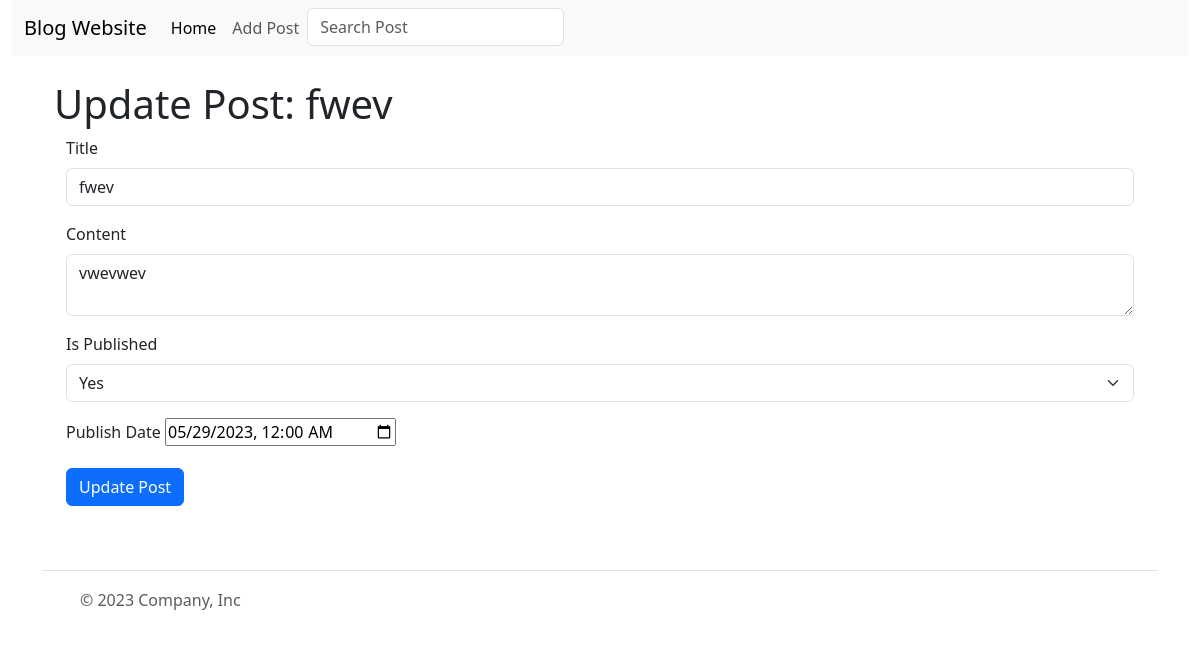
/posts/update/1/, run on an earlier commit of the app's database.
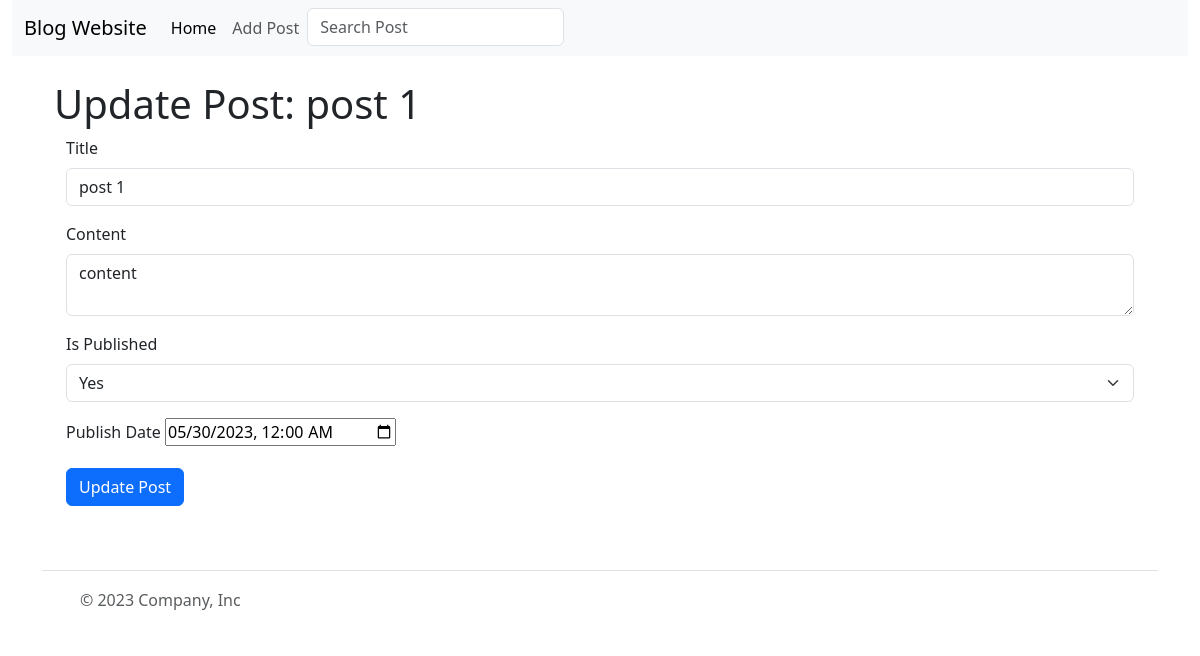
And on a later commit of the database.
### main_app/models.py (models this page shows)
class Post(models.Model):
    title = models.CharField(max_length=100)
    content = models.TextField()
    is_published = models.BooleanField()
    publish_date = models.DateTimeField()

### main_app/views.py (the view, shortened to what this page needs)
# urls.py: path("posts/update/<post_id>/", views.update_post, name="update_post"),
def update_post(request:HttpRequest, post_id):
    post = Post.objects.get(id=post_id)
    iso_date = post.publish_date.isoformat().replace("T", " ").split("+")[0]
    print(iso_date)
    """ - Title : char field
    - Content : text field
    - is_published : boolean field
    - publish_date : datetime field """
    return render(request, 'main_app/update_post.html', {"post" : post, "iso_date" : iso_date})

### main_app/templates/main_app/update_post.html (shortened to what this page needs)
{% extends 'main_app/base.html' %}
{% block content%}
<h1>Update Post: {{post.title}}</h1>
<div class="container">
    <form action="{% url 'main_app:update_post' post.id %}" method="POST">
        <div class="mb-3">
            <label for="exampleFormControlInput1" class="form-label">Title</label>
            <input type="text" class="form-control" id="exampleFormControlInput1" placeholder="fill in title" name="title" value="{{post.title}}">
        </div>
        <div class="mb-3">
            <label for="exampleFormControlInput1" class="form-label">Content</label>
            <textarea class="form-control" id="exampleFormControlInput1" placeholder="fill in content" name="content">{{post.content}}</textarea>
        </div>
        <div class="mb-3">
            <label for="exampleFormControlInput1" class="form-label">Is Published </label>
            <select class="form-select" aria-label="Default select example" name="is_published">
                <option value="True" {% if post.is_published == True %} selected {% endif %}>Yes</option>
              </select>
        </div>
        <div class="mb-3">
            <label for="exampleFormControlInput1" class="form-label">Publish Date</label>
            <input type="datetime-local" name="publish_date" value="{{iso_date}}" />
        </div>
        <div class="mb-3">
            <input type="submit" value="Update Post" class="btn btn-primary" />
        </div>
    </form>
</div>
{% endblock %}

What changed in the data, as far as the page shows it:
changed Post "Yes": title "fwev" → "post 1"; content "vwevwev" → "content"
Also different on the page:
form field publish_date: "05/29/2023 00:00" → "05/30/2023 00:00"
